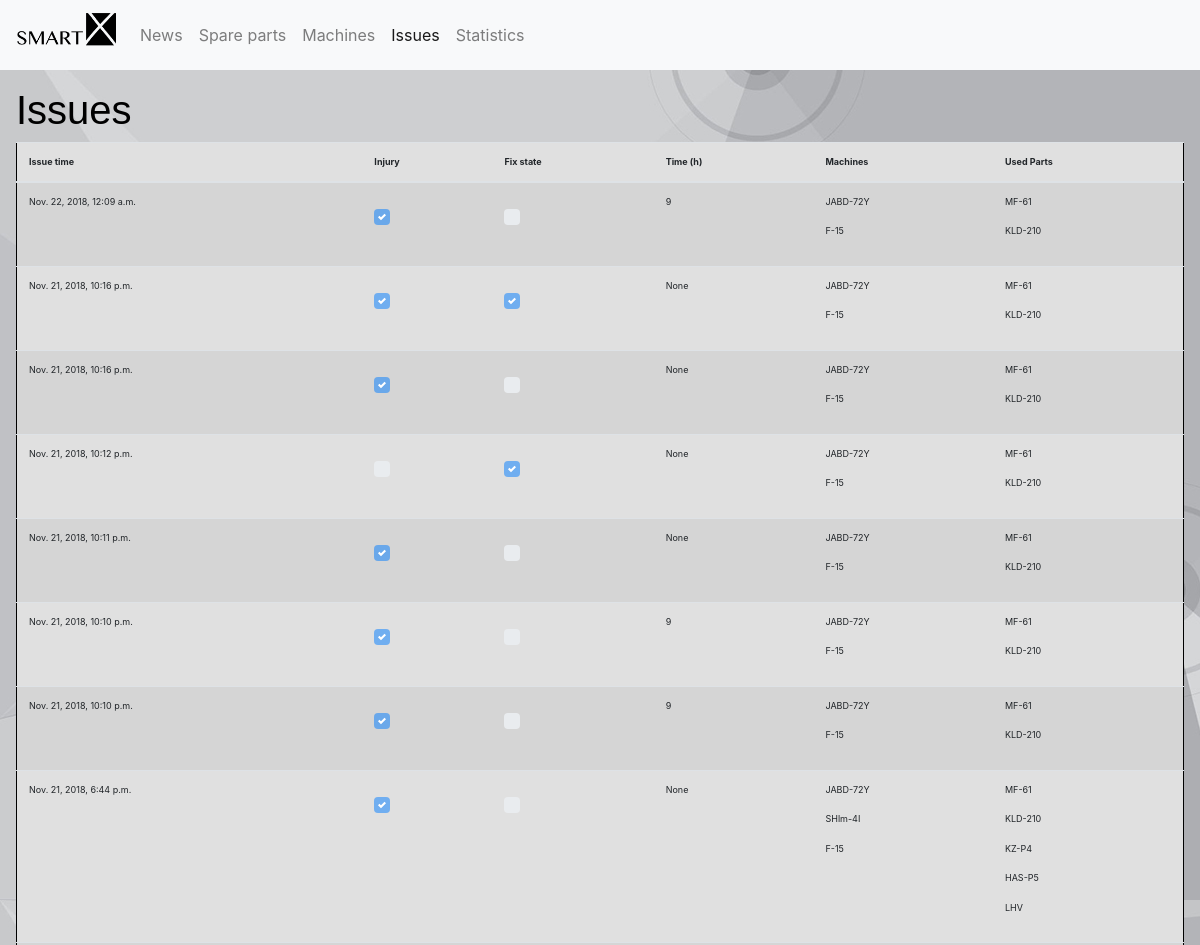
The app's page /issues/ (upper part), older data.
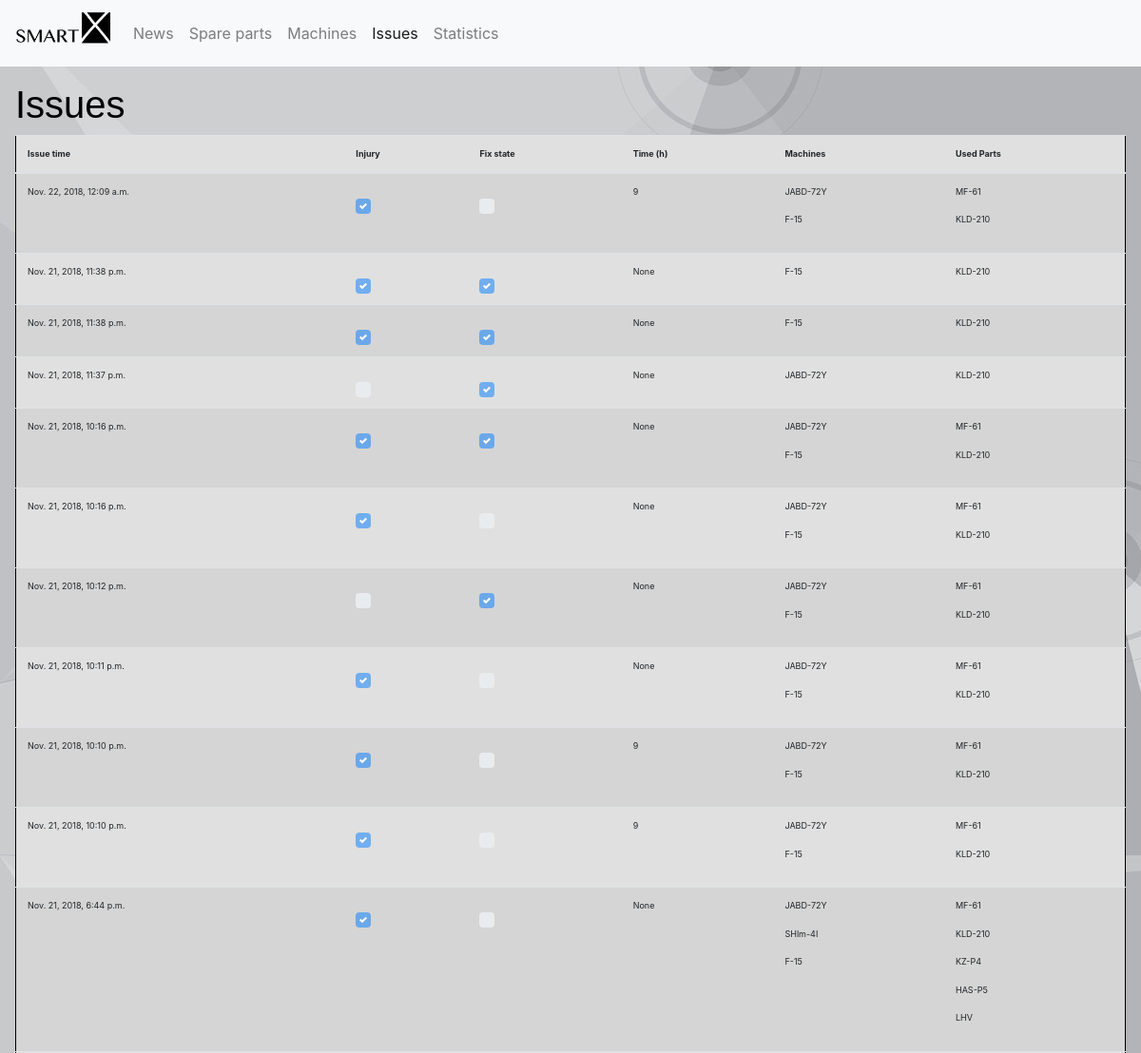
The same page, newer data.
### AHLSROM/models.py (models this page shows)
class Issue(models.Model):
    id = models.AutoField(primary_key=True)
    machine_id = models.ManyToManyField(Machines)
    parts_id = models.ManyToManyField(SpareParts)
    time_not_working = models.DateTimeField(null=True,blank=True)
    injury = models.BooleanField(default=False)
    fixed = models.BooleanField(default=False)
    duration_unfix=models.IntegerField(null=True,blank=True)

class Machines(models.Model):
    id = models.AutoField(primary_key=True)
    name = models.CharField(max_length=60)
    parts = models.ManyToManyField(SpareParts)
    previous_fix_time = models.DateTimeField(blank=True,null=True)

class SpareParts(models.Model):
    id = models.AutoField(primary_key=True)
    counter = models.IntegerField()
    name = models.CharField(max_length=60)
    date_usage = models.DateTimeField(blank=True,null=True)

### AHLSROM/views.py (the view)
# urls.py: url(r'^issues/$', views.issues, name='issue'),
def issues(request):
    issues_list=Issue.objects.order_by('-time_not_working')
    context = {'issues_list': issues_list}
    return render(request, 'issues.html', context)

### templates/issues.html (shortened to what this page needs)
{% extends 'base.html' %}
{% block content %}
    <h1>Issues</h1>
        {% if issues_list %}
            <table class="table fixed_header table-striped">
                <thead>
                    <tr>
                          <th scope="col">Issue time</th>
                          <th scope="col">Injury</th>
                          <th scope="col">Fix state</th>
                          <th scope="col">Time (h)</th>
                          <th scope="col">Machines</th>
                          <th scope="col">Used Parts</th>
                    </tr>
                </thead>
                <tbody class="data_table">
                {% for issue in issues_list %}
                        <tr id="{{ issue.id }}">
                            <td>{{ issue.time_not_working }}</td>
                            <td>
                                {% if issue.injury == True %}
                                    <div class="custom-control custom-checkbox">
                                    </div>
                                {% else %}
                                    <div class="custom-control custom-checkbox">
                                    </div>
                                {% endif %}
                            </td>
                            <td>
                                {% if issue.fixed == True %}
                                    <div class="custom-control custom-checkbox">
                                    </div>
                                {% else %}
                                    <div class="custom-control custom-checkbox">
                                    </div>
                                {% endif %}
                            </td>
                            <td>{{ issue.duration_unfix }}</td>
                            <td>
                                {% for machines in issue.machine_id.all %}
                                    <p>{{ machines.name }}</p>
                                {% endfor %}
                            </td>
                            <td>
                                {% for parts in issue.parts_id.all %}
                                    <p>{{ parts.name }}</p>
                                {% endfor %}
                            </td>
                        </tr>
                    {% endfor %}
                 </tbody>
            </table>
        {% else %}
            <div class="row w-100 p-3">
                <div align="middle" class="col-5">
                    <p>No issues are available.</p>
                </div>
            </div>
        {% endif %}
{% endblock %}

Row changes from the older to the newer data that the page shows:
added Issue: time_not_working "Nov. 21, 2018, 11:38 p.m.", duration_unfix "None", Machines (name "F-15"), SpareParts (name "KLD-210")
added Issue: time_not_working "Nov. 21, 2018, 11:38 p.m.", duration_unfix "None", Machines (name "F-15"), SpareParts (name "KLD-210")
added Issue: time_not_working "Nov. 21, 2018, 11:37 p.m.", duration_unfix "None", Machines (name "JABD-72Y"), SpareParts (name "KLD-210")
